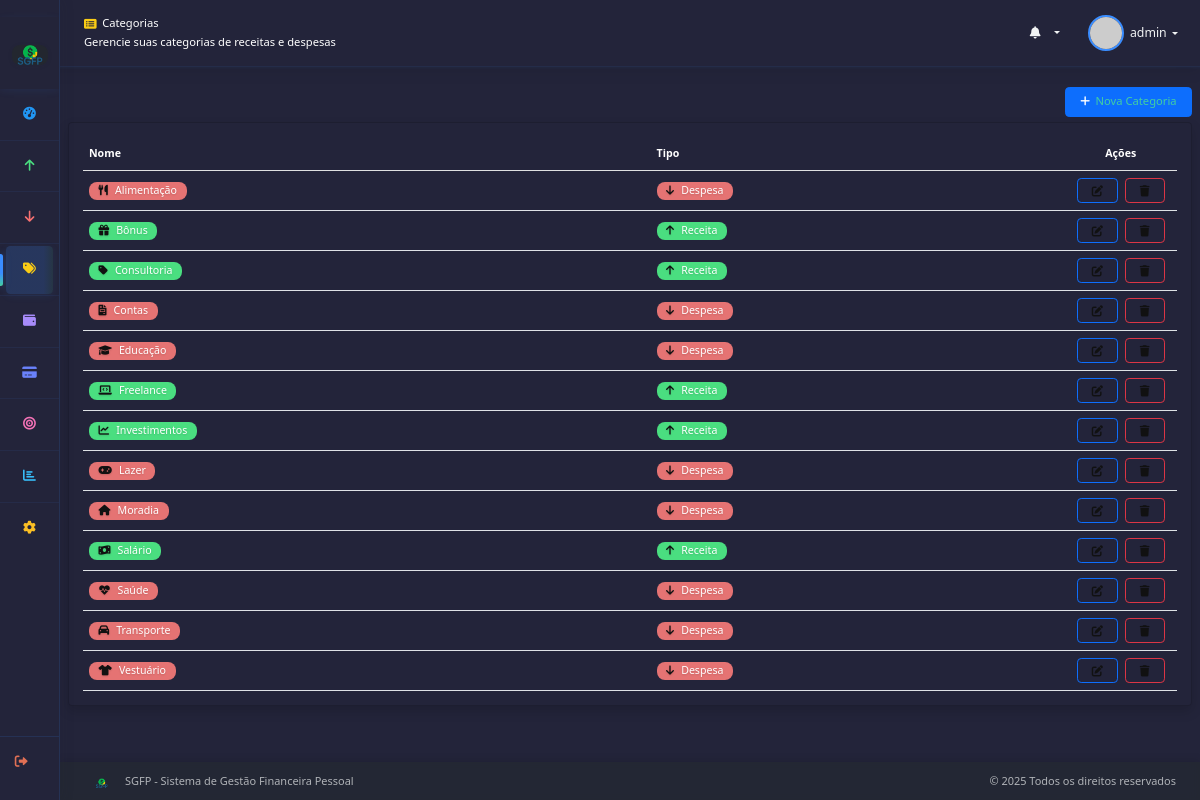
Screenshot of /categorias/ (signed in) with the database file from the repository.
### core/models.py (models this page shows, shortened)
class Categoria(models.Model):
    TIPO_CHOICES = [
        ('receita', 'Receita'),
        ('despesa', 'Despesa'),
        ('ambos', 'Ambos'),
    ]
    id = models.UUIDField(primary_key=True, default=uuid.uuid4, editable=False)
    nome = models.CharField(max_length=100)
    descricao = models.TextField(blank=True)
    tipo = models.CharField(max_length=10, choices=TIPO_CHOICES, default='ambos')
    cor = models.CharField(max_length=7, default='#007bff')  # Cor em hexadecimal
    icone = models.CharField(max_length=50, default='fas fa-tag')
    usuario = models.ForeignKey(User, on_delete=models.CASCADE, related_name='categorias')
    ativo = models.BooleanField(default=True)
    data_criacao = models.DateTimeField(auto_now_add=True)
    data_atualizacao = models.DateTimeField(auto_now=True)
    class Meta:
        verbose_name = 'Categoria'
        verbose_name_plural = 'Categorias'
        ordering = ['nome']
        unique_together = ['nome', 'usuario']

### core/views.py (the view)
# urls.py: path('categorias/', views.categoria_list, name='categoria_list'),
@login_required
def categoria_list(request):
    categorias = Categoria.objects.filter(usuario=request.user, ativo=True)
    return render(request, 'core/categorias_list.html', {'categorias': categorias})

### templates/core/categorias_list.html (shortened to what this page needs)
{% extends 'base.html' %}
{% load br_filters %}
{% block page_icon %}<i class="fas fa-list-alt"></i>{% endblock %}
{% block page_title %}Categorias{% endblock %}
{% block page_greeting %}Gerencie suas categorias de receitas e despesas{% endblock %}
{% block content %}
<div class="container-fluid">
    <div class="d-flex justify-content-end mb-2">
        <a href="{% url 'core:categoria_create' %}" class="btn btn-primary">
            <i class="fas fa-plus me-2"></i>Nova Categoria
        </a>
    </div>
    <div class="card shadow">
        <div class="card-body p-0">
                <table class="table table-hover">
                    <thead class="table-light">
                        <tr>
                            <th>Nome</th>
                            <th>Tipo</th>
                            <th class="acoes-col">Ações</th>
                        </tr>
                    </thead>
                    <tbody>
                        {% for categoria in categorias %}
                        <tr>
                            <td>
                                <span class="badge badge-categoria-{{ categoria.tipo|lower }}">
                                    <i class="{{ categoria.icone }} me-1"></i>{{ categoria.nome }}
                                </span>
                            </td>
                            <td>
                                <span class="badge badge-categoria-{{ categoria.tipo|lower }}">
                                    {% if categoria.tipo|lower == 'receita' %}
                                        <i class="fas fa-arrow-up me-1"></i>
                                    {% elif categoria.tipo|lower == 'despesa' %}
                                        <i class="fas fa-arrow-down me-1"></i>
                                    {% endif %}
                                    {{ categoria.get_tipo_display }}
                                </span>
                            </td>
                            <td class="acoes-col">
                                <a href="{% url 'core:categoria_update' categoria.id %}" class="btn btn-sm btn-outline-primary" title="Editar">
                                    <i class="fas fa-edit"></i>
                                </a>
                                <a href="{% url 'core:categoria_delete' categoria.id %}" class="btn btn-sm btn-outline-danger" title="Excluir" onclick="return confirm('Tem certeza que deseja excluir esta categoria?');">
                                    <i class="fas fa-trash"></i>
                                </a>
                            </td>
                        </tr>
                        {% endfor %}
                    </tbody>
                </table>
        </div>
    </div>
</div>
{% endblock %}

### templates/base.html (shortened to what this page needs)
{% load static %}
<!DOCTYPE html>
<html lang="pt-BR">
<head>
    <link href="https://cdn.jsdelivr.net/npm/bootstrap@5.3.0/dist/css/bootstrap.min.css" rel="stylesheet">
    <link href="https://cdnjs.cloudflare.com/ajax/libs/font-awesome/6.0.0/css/all.min.css" rel="stylesheet">
    <link href="{% static 'core/css/style.css' %}" rel="stylesheet">
    <link href="{% static 'core/css/dashboard-themes.css' %}" rel="stylesheet">
</head>
<body class="{% if tema_usuario %}{{ tema_usuario }}{% endif %}{% if icones_coloridos %} icones-coloridos{% endif %}"
      data-tela="{% if request.resolver_match.url_name == 'dashboard' %}dashboard{% elif 'receita' in request.resolver_match.url_name %}receitas{% elif 'despesa' in request.resolver_match.url_name %}despesas{% elif 'transferencia' in request.resolver_match.url_name %}transferencias{% elif 'categoria' in request.resolver_match.url_name %}categorias{% elif 'conta' in request.resolver_match.url_name %}contas{% elif 'cartao' in request.resolver_match.url_name or 'cartoes' in request.resolver_match.url_name %}cartoes{% elif 'meta' in request.resolver_match.url_name %}metas{% elif 'relatorio' in request.resolver_match.url_name %}relatorios{% elif request.resolver_match.app_name == 'configuracoes' %}configuracoes{% else %}padrao{% endif %}">
    {% if user.is_authenticated %}
    <nav id="sidebar" class="sidebar{% if not request.COOKIES.sidebar_expanded %} collapsed{% endif %}" aria-label="Menu principal" style="z-index: 1051; overflow-x: hidden;">
        <div class="sidebar-logo-container">
            <div id="sidebar-logo" class="sidebar-logo" style="cursor:pointer; user-select:none;" onclick="toggleSidebar()" aria-label="Expandir/Colapsar menu" tabindex="0">
                <img src="{% static 'icones/logo_Menu.png' %}" alt="Logo SGFP" class="sidebar-logo-img">
            </div>
        </div>
        <ul class="sidebar-menu" id="sidebarMenu">
            <li class="sidebar-item">
                <a class="sidebar-link {% if request.resolver_match.url_name == 'dashboard' %}active{% endif %}" href="{% url 'core:dashboard' %}" tabindex="0">
                    <i class="fas fa-tachometer-alt sidebar-icon"></i> <span class="sidebar-label">Dashboard</span>
                </a>
            </li>
            <li class="sidebar-item">
                <a class="sidebar-link {% if 'receita' in request.resolver_match.url_name %}active{% endif %}" href="{% url 'core:receita_list' %}" tabindex="0">
                    <i class="fas fa-arrow-up sidebar-icon"></i> <span class="sidebar-label">Receitas</span>
                </a>
            </li>
            <li class="sidebar-item">
                <a class="sidebar-link {% if 'despesa' in request.resolver_match.url_name %}active{% endif %}" href="{% url 'core:despesa_list' %}" tabindex="0">
                    <i class="fas fa-arrow-down sidebar-icon"></i> <span class="sidebar-label">Despesas</span>
                </a>
            </li>
            <li class="sidebar-item">
                <a class="sidebar-link {% if 'categoria' in request.resolver_match.url_name %}active{% endif %}" href="{% url 'core:categoria_list' %}" tabindex="0">
                    <i class="fas fa-tags sidebar-icon"></i> <span class="sidebar-label">Categorias</span>
                </a>
            </li>
            <li class="sidebar-item">
                <a class="sidebar-link {% if 'conta' in request.resolver_match.url_name %}active{% endif %}" href="{% url 'core:conta_list' %}" tabindex="0">
                    <i class="fas fa-wallet sidebar-icon"></i> <span class="sidebar-label">Contas</span>
                </a>
            </li>
            <li class="sidebar-item">
                <a class="sidebar-link {% if 'cartao' in request.resolver_match.url_name or 'cartoes' in request.resolver_match.url_name %}active{% endif %}" href="{% url 'core:cartoes_dashboard' %}" tabindex="0">
                    <i class="fas fa-credit-card sidebar-icon"></i> <span class="sidebar-label">Cartões</span>
                </a>
            </li>
            <li class="sidebar-item">
                <a class="sidebar-link {% if 'meta' in request.resolver_match.url_name %}active{% endif %}" href="{% url 'core:meta_list' %}" tabindex="0">
                    <i class="fas fa-bullseye sidebar-icon"></i> <span class="sidebar-label">Metas</span>
                </a>
            </li>
            <li class="sidebar-item">
                <a class="sidebar-link {% if 'relatorio' in request.resolver_match.url_name %}active{% endif %}" href="{% url 'core:relatorio_financeiro' %}" tabindex="0">
                    <i class="fas fa-chart-bar sidebar-icon"></i> <span class="sidebar-label">Relatórios</span>
                </a>
            </li>
            <li class="sidebar-item">
                <a class="sidebar-link {% if request.resolver_match.app_name == 'configuracoes' %}active{% endif %}" href="{% url 'configuracoes:home' %}" tabindex="0">
                    <i class="fas fa-cog sidebar-icon"></i> <span class="sidebar-label">Configurações</span>
                </a>
            </li>
        </ul>
        <div class="sidebar-logout">
            <form method="post" action="{% url 'logout' %}">
                <button type="submit" class="sidebar-link sidebar-logout-link" tabindex="0">
                    <i class="fas fa-sign-out-alt sidebar-icon"></i> <span class="sidebar-label">Sair</span>
                </button>
            </form>
        </div>
    </nav>
    {% endif %}
    <div class="main-content{% if not request.COOKIES.sidebar_expanded %} sidebar-collapsed{% endif %}">
        {% if user.is_authenticated %}
        <nav class="navbar peoplenet navbar-expand-lg w-100" style="width:100vw; left:0; right:0;">
            <div class="container-fluid px-3">
                <div class="d-flex align-items-center">
                    <a class="navbar-brand mb-0 h1 d-flex align-items-center" href="{% url 'core:dashboard' %}">
                        <div id="navbar-logo" class="navbar-logo" style="height: 48px; width: 48px; display: flex; align-items: center; justify-content: center; background: transparent; margin-left: 8px;">
                        </div>
                    </a>
                    <div id="navbar-page-title" class="navbar-page-title d-flex flex-column align-items-start ms-2" style="transition: margin-left 0.3s cubic-bezier(.4,2,.6,1);">
                        <div class="d-flex align-items-center">
                            {% block page_icon %}{% endblock %}
                            <span class="navbar-page-label ms-2">{% block page_title %}{% endblock %}</span>
                        </div>
                        <div class="navbar-page-greeting mt-1">{% block page_greeting %}{% endblock %}</div>
                    </div>
                </div>
                <div class="navbar-nav ms-auto flex-row align-items-center gap-2">
                    <div class="nav-item dropdown me-2">
                        <a class="nav-link dropdown-toggle position-relative" href="#" role="button" data-bs-toggle="dropdown">
                            <i class="fas fa-bell"></i>
                        </a>
                    </div>
                    <div class="nav-item dropdown">
                        <a class="nav-link dropdown-toggle d-flex align-items-center" href="#" role="button" data-bs-toggle="dropdown">
                            <img src="https://ui-avatars.com/api/?name={{ user.get_full_name|default:user.username }}&background=3A8DFF&color=fff&rounded=true&size=36" class="avatar me-2" alt="Avatar">
                            <span class="d-none d-md-inline" style="color: #F1F3F4;">{{ user.get_full_name|default:user.username }}</span>
                        </a>
                    </div>
                </div>
            </div>
        </nav>
        {% endif %}
        <main class="py-4">
            {% block content %}{% endblock %}
        </main>
        {% if user.is_authenticated %}
            <footer class="footer-fixed">
                <div class="container-fluid d-flex justify-content-between align-items-center p-0">
                    <div class="d-flex align-items-center">
                        <img src="{% static 'icones/logo_claro.png' %}" alt="Logo" style="height: 22px; margin-right: 8px;">
                        <span class="text-muted">SGFP - Sistema de Gestão Financeira Pessoal</span>
                    </div>
                    <div class="text-end">
                        <span class="text-muted">&copy; {% now "Y" %} Todos os direitos reservados</span>
                    </div>
                </div>
            </footer>
        {% endif %}
    </div>
</body>
</html>

### rows the page displays
Categoria: nome "Alimentação", tipo "Despesa"
Categoria: nome "Bônus", tipo "Receita"
Categoria: nome "Consultoria", tipo "Receita"
Categoria: nome "Contas", tipo "Despesa"
Categoria: nome "Educação", tipo "Despesa"
Categoria: nome "Freelance", tipo "Receita"
Categoria: nome "Investimentos", tipo "Receita"
Categoria: nome "Lazer", tipo "Despesa"
Categoria: nome "Moradia", tipo "Despesa"
Categoria: nome "Salário", tipo "Receita"
Categoria: nome "Saúde", tipo "Despesa"
Categoria: nome "Transporte", tipo "Despesa"
Categoria: nome "Vestuário", tipo "Despesa"

### other values shown
{{ user.get_full_name|default:user.username }} "admin"
